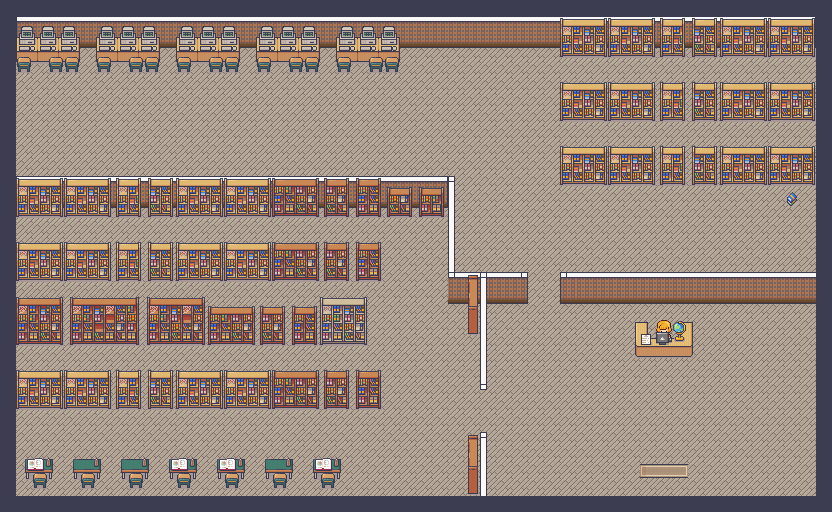

This game map was drawn from its Tiled (.tmx) file and the tilesets committed beside it. A one-line description and the trimmed map source follow:
An orthogonal 52x32 tile map with 16x16 px tiles, 7 tile layers (background, spawn, walls_collisions, top_walls, ...), 4 tilesets and 2 objects (enter_world, spawn_library).

<map version="1.9" tiledversion="1.9.1" orientation="orthogonal" renderorder="right-down" width="52" height="32" tilewidth="16" tileheight="16" infinite="0" nextlayerid="11" nextobjectid="6">
 <tileset firstgid="1" name="5_Classroom_and_library_16x16" tilewidth="16" tileheight="16" tilecount="544" columns="16">
  <image source="../img/5_Classroom_and_library_16x16.png" width="256" height="544" />
 </tileset>
 <tileset firstgid="545" source="Tilesets/Room_Builder_16x16.tsx" />
 <tileset firstgid="8829" source="Tilesets/5_Classroom_and_library_16x16.tsx" />
 <tileset firstgid="9373" source="Tilesets/Modern_Exteriors_Complete_Tileset.tsx" />
 <layer id="1" name="background" width="52" height="32">
  <data>[1664 cells, 1500 non-empty, 1 distinct tile ids]</data>
 </layer>
 <layer id="5" name="spawn" width="52" height="32">
  <data>[1664 cells, 3 non-empty, 3 distinct tile ids]</data>
 </layer>
 <layer id="2" name="walls_collisions" width="52" height="32">
  <data>[1664 cells, 375 non-empty, 9 distinct tile ids]</data>
 </layer>
 <layer id="6" name="top_walls" width="52" height="32">
  <data>[1664 cells, 7 non-empty, 4 distinct tile ids]</data>
 </layer>
 <layer id="3" name="décorations_collisions" width="52" height="32">
  <data>[1664 cells, 570 non-empty, 158 distinct tile ids]</data>
 </layer>
 <layer id="8" name="top_décorations" width="52" height="32">
  <data>[1664 cells, 0 non-empty, 0 distinct tile ids]</data>
 </layer>
 <layer id="4" name="front_decorations_collisions" width="52" height="32">
  <data>[1664 cells, 46 non-empty, 4 distinct tile ids]</data>
 </layer>
 <objectgroup id="10" name="Objects">
  <object id="2" name="enter_world" x="639.917" y="450.75" width="45.3333" height="27" />
  <object id="4" name="spawn_library" x="663.417" y="413.417">
   <point />
  </object>
 </objectgroup>
</map>
